Frame 1 (no input): blank canvas, image omitted
Frame 60 (the mouse pressed at the canvas centre just before this capture): blank canvas, image omitted
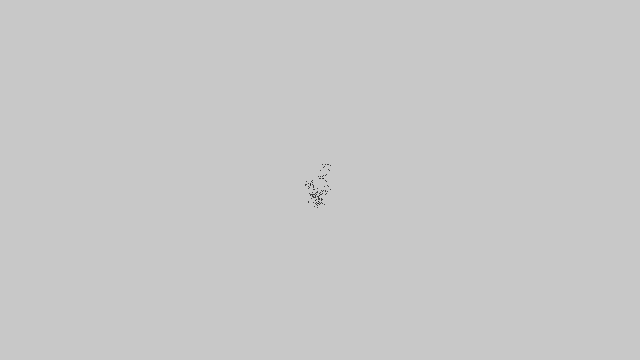
Frame 120 (the mouse held since frame 60 and released just before this capture)

The Processing sketch whose frames 1 and 60 were blank and that drew this single picture after the mouse press (run headless with seeded random() and noise(); from frame 60 on, the mouse is pressed at the canvas centre):

// Processing sketch: NotSoRWalker
// ── NotSoRWalker.pde
Walker w;
void setup() {
  size(640, 360);
  w = new Walker();
  background(200);
}
void draw() {
  w.step();
  w.render();
}
class Walker {
  int x;
  int y;
  Walker() {
    x = width/2;
    y = height/2;
  }
  void step() {
    float stepsize = customRandom();
    float stepx = random(-stepsize, stepsize+1);
    float stepy = random(-stepsize, stepsize+1);
    //println(stepx, stepy);
    x += stepx;
    y += stepy;
  }
  void render() {
    stroke(2);
    point(x, y);
  }
}

float customRandom() {
  while (true) {
    float n1 = random(1);
    float prob = pow(n1, 2);
    float n2 = random(1);
    if (n2<prob) {
      return(5*n1);
    }
  }
}
